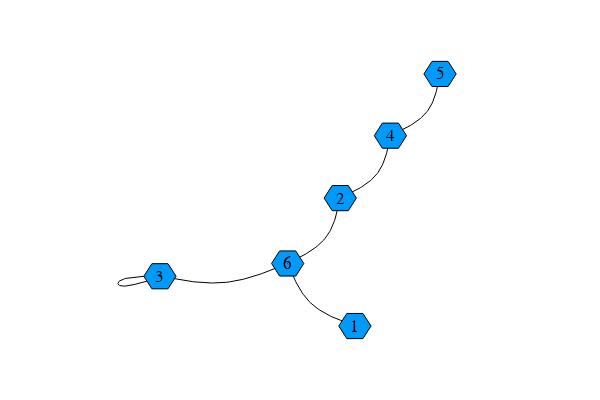

The notebook cell this image was saved under:
### Code cell
graph = LightGraphs.SimpleGraph(K)
for i in 1:length(genome)-k
    a_to_b_connection = genome[i:i+k]
    a = BioSequences.canonical(BioSequences.DNAMer(a_to_b_connection[1:end-1]))
    b = BioSequences.canonical(BioSequences.DNAMer(a_to_b_connection[2:end]))
    a_index = kmers[a].index
    b_index = kmers[b].index
    edge = LightGraphs.Edge(a_index, b_index)
    LightGraphs.add_edge!(graph, edge)
end
# Note hover doesn't really work well for these because it cycles the hover info over the edges as well
GraphRecipes.graphplot(
    graph,
    names = 1:K,
    markersize = 0.15,
    fontsize=12)

### Figure 1 — Plotly figure (JSON) as saved in the notebook; plotly's stock layout.template omitted (floating-point values rounded to 4 significant figures)
{"data": [{"colorbar": {"title": ""}, "legendgroup": "y1", "line": {"color": "rgba(0, 0, 0, 1.000)", "dash": "solid", "shape": "linear", "width": 1}, "mode": "lines", "name": "y1", "showlegend": false, "type": "scatter", "x": [0.09291, 0.08581, 0.07873, 0.07165, 0.0646, 0.05758, 0.05059, 0.04365, 0.03676, 0.02992, 0.02316, 0.01646, 0.009852, 0.003328, -0.003101, -0.009428, -0.01564, -0.02174, -0.02772, -0.03356, -0.03926, -0.04482, -0.05022, -0.05546, -0.06054, -0.06543, -0.07015, -0.07471, -0.0791, -0.08333, -0.08742, -0.09138, -0.0952, -0.09889, -0.1025, -0.1059, -0.1093, -0.1126, -0.1157, -0.1188, -0.1219, -0.1248, -0.1277, -0.1306, -0.1334, -0.1362, -0.1389, -0.1416, -0.1443, -0.147], "xaxis": "x1", "y": [-0.4514, -0.4485, -0.4455, -0.4426, -0.4396, -0.4366, -0.4335, -0.4304, -0.4273, -0.4241, -0.4209, -0.4175, -0.4141, -0.4106, -0.4071, -0.4034, -0.3996, -0.3957, -0.3917, -0.3875, -0.3832, -0.3788, -0.3742, -0.3695, -0.3646, -0.3595, -0.3543, -0.3489, -0.3433, -0.3376, -0.3318, -0.3258, -0.3197, -0.3135, -0.3071, -0.3007, -0.2942, -0.2875, -0.2808, -0.274, -0.2671, -0.2602, -0.2532, -0.2461, -0.2391, -0.2319, -0.2248, -0.2176, -0.2104, -0.2033], "yaxis": "y1", "zmax": null, "zmin": null}, {"colorbar": {"title": ""}, "legendgroup": "y2", "line": {"color": "rgba(0, 0, 0, 1.000)", "dash": "solid", "shape": "linear", "width": 1}, "mode": "lines", "name": "y2", "showlegend": false, "type": "scatter", "x": [0.0406, 0.04674, 0.05286, 0.05897, 0.06506, 0.07111, 0.07712, 0.08308, 0.08899, 0.09482, 0.1006, 0.1063, 0.1119, 0.1173, 0.1227, 0.128, 0.1331, 0.1382, 0.143, 0.1477, 0.1523, 0.1567, 0.1609, 0.165, 0.1688, 0.1725, 0.1759, 0.1792, 0.1823, 0.1852, 0.188, 0.1905, 0.193, 0.1953, 0.1975, 0.1995, 0.2014, 0.2033, 0.205, 0.2066, 0.2082, 0.2096, 0.211, 0.2124, 0.2137, 0.215, 0.2162, 0.2174, 0.2186, 0.2197], "xaxis": "x1", "y": [0.05614, 0.0594, 0.06267, 0.06595, 0.06925, 0.07257, 0.07592, 0.07931, 0.08273, 0.08621, 0.08974, 0.09333, 0.09699, 0.1007, 0.1045, 0.1084, 0.1124, 0.1165, 0.1206, 0.1249, 0.1293, 0.1338, 0.1385, 0.1433, 0.1482, 0.1532, 0.1584, 0.1637, 0.1692, 0.1748, 0.1805, 0.1863, 0.1923, 0.1983, 0.2044, 0.2107, 0.217, 0.2233, 0.2298, 0.2363, 0.2429, 0.2495, 0.2562, 0.2629, 0.2697, 0.2765, 0.2833, 0.2901, 0.297, 0.3038], "yaxis": "y1", "zmax": null, "zmin": null}, {"colorbar": {"title": ""}, "legendgroup": "y3", "line": {"color": "rgba(0, 0, 0, 1.000)", "dash": "solid", "shape": "linear", "width": 1}, "mode": "lines", "name": "y3", "showlegend": false, "type": "scatter", "x": [0.0406, 0.03925, 0.03789, 0.03652, 0.03512, 0.03368, 0.03221, 0.03069, 0.0291, 0.02746, 0.02573, 0.02393, 0.02203, 0.02004, 0.01794, 0.01572, 0.01338, 0.0109, 0.008287, 0.005524, 0.002603, -0.0004825, -0.003742, -0.007183, -0.01081, -0.01464, -0.01867, -0.02289, -0.02729, -0.03186, -0.0366, -0.04149, -0.04654, -0.05172, -0.05704, -0.06248, -0.06803, -0.0737, -0.07946, -0.08531, -0.09125, -0.09726, -0.1033, -0.1095, -0.1157, -0.1219, -0.1281, -0.1344, -0.1407, -0.147], "xaxis": "x1", "y": [0.05614, 0.04906, 0.04197, 0.03491, 0.02785, 0.02083, 0.01383, 0.006869, -5.084e-05, -0.006923, -0.01374, -0.0205, -0.02719, -0.03381, -0.04035, -0.04681, -0.05318, -0.05946, -0.06563, -0.07169, -0.07764, -0.08348, -0.08918, -0.09476, -0.1002, -0.1055, -0.1106, -0.1157, -0.1205, -0.1253, -0.1299, -0.1344, -0.1389, -0.1432, -0.1474, -0.1515, -0.1556, -0.1595, -0.1634, -0.1673, -0.171, -0.1747, -0.1784, -0.182, -0.1856, -0.1892, -0.1927, -0.1962, -0.1997, -0.2033], "yaxis": "y1", "zmax": null, "zmin": null}, {"colorbar": {"title": ""}, "legendgroup": "y4", "line": {"color": "rgba(0, 0, 0, 1.000)", "dash": "solid", "shape": "linear", "width": 1}, "mode": "lines", "name": "y4", "showlegend": false, "type": "scatter", "x": [-0.6606, -0.667, -0.6735, -0.6798, -0.6861, -0.6922, -0.6982, -0.704, -0.7095, -0.7149, -0.7199, -0.7246, -0.729, -0.733, -0.7367, -0.7399, -0.7428, -0.7453, -0.7475, -0.7493, -0.7508, -0.7519, -0.7526, -0.7531, -0.7531, -0.7529, -0.7523, -0.7514, -0.7502, -0.7486, -0.7466, -0.7444, -0.7417, -0.7387, -0.7354, -0.7316, -0.7276, -0.7231, -0.7183, -0.7131, -0.7076, -0.7018, -0.6958, -0.6896, -0.6832, -0.6767, -0.67, -0.6632, -0.6564, -0.6495], "xaxis": "x1", "y": [-0.2541, -0.2547, -0.2552, -0.2558, -0.2565, -0.2571, -0.2579, -0.2586, -0.2595, -0.2604, -0.2614, -0.2625, -0.2636, -0.2649, -0.2663, -0.2678, -0.2694, -0.271, -0.2727, -0.2744, -0.2761, -0.2778, -0.2795, -0.2811, -0.2828, -0.2843, -0.2858, -0.2872, -0.2885, -0.2896, -0.2907, -0.2915, -0.2922, -0.2927, -0.293, -0.2931, -0.2929, -0.2925, -0.2918, -0.2909, -0.2898, -0.2884, -0.2869, -0.2853, -0.2835, -0.2816, -0.2796, -0.2775, -0.2754, -0.2733], "yaxis": "y1", "zmax": null, "zmin": null}, {"colorbar": {"title": ""}, "legendgroup": "y5", "line": {"color": "rgba(0, 0, 0, 1.000)", "dash": "solid", "shape": "linear", "width": 1}, "mode": "lines", "name": "y5", "showlegend": false, "type": "scatter", "x": [-0.6031, -0.5935, -0.5838, -0.5742, -0.5645, -0.5549, -0.5453, -0.5357, -0.526, -0.5164, -0.5068, -0.4973, -0.4877, -0.4781, -0.4686, -0.4591, -0.4496, -0.4401, -0.4306, -0.4211, -0.4117, -0.4023, -0.3929, -0.3835, -0.3742, -0.3649, -0.3556, -0.3464, -0.3371, -0.3279, -0.3187, -0.3096, -0.3004, -0.2913, -0.2822, -0.2731, -0.2641, -0.255, -0.246, -0.2369, -0.2279, -0.2189, -0.2099, -0.2009, -0.1919, -0.1829, -0.1739, -0.165, -0.156, -0.147], "xaxis": "x1", "y": [-0.2539, -0.2559, -0.2579, -0.2599, -0.2618, -0.2637, -0.2656, -0.2674, -0.2691, -0.2707, -0.2723, -0.2737, -0.2751, -0.2763, -0.2774, -0.2783, -0.2791, -0.2797, -0.2802, -0.2805, -0.2806, -0.2804, -0.2801, -0.2795, -0.2787, -0.2777, -0.2764, -0.2749, -0.2732, -0.2713, -0.2691, -0.2668, -0.2642, -0.2615, -0.2587, -0.2557, -0.2525, -0.2492, -0.2458, -0.2423, -0.2387, -0.235, -0.2312, -0.2273, -0.2234, -0.2194, -0.2154, -0.2114, -0.2073, -0.2033], "yaxis": "y1", "zmax": null, "zmin": null}, {"colorbar": {"title": ""}, "legendgroup": "y6", "line": {"color": "rgba(0, 0, 0, 1.000)", "dash": "solid", "shape": "linear", "width": 1}, "mode": "lines", "name": "y6", "showlegend": false, "type": "scatter", "x": [0.2197, 0.2258, 0.2319, 0.238, 0.244, 0.25, 0.256, 0.2619, 0.2678, 0.2736, 0.2793, 0.285, 0.2905, 0.296, 0.3013, 0.3065, 0.3116, 0.3166, 0.3214, 0.3261, 0.3306, 0.335, 0.3392, 0.3432, 0.347, 0.3506, 0.354, 0.3572, 0.3603, 0.3632, 0.3659, 0.3684, 0.3708, 0.3731, 0.3752, 0.3772, 0.3791, 0.3809, 0.3826, 0.3842, 0.3857, 0.3871, 0.3885, 0.3898, 0.391, 0.3923, 0.3934, 0.3946, 0.3958, 0.3969], "xaxis": "x1", "y": [0.3038, 0.307, 0.3102, 0.3134, 0.3167, 0.3199, 0.3232, 0.3266, 0.3299, 0.3333, 0.3368, 0.3403, 0.3439, 0.3476, 0.3514, 0.3552, 0.3591, 0.3631, 0.3672, 0.3715, 0.3758, 0.3803, 0.3848, 0.3896, 0.3944, 0.3994, 0.4045, 0.4098, 0.4152, 0.4208, 0.4264, 0.4322, 0.4381, 0.444, 0.4501, 0.4563, 0.4625, 0.4688, 0.4752, 0.4817, 0.4882, 0.4948, 0.5014, 0.5081, 0.5148, 0.5215, 0.5282, 0.535, 0.5418, 0.5486], "yaxis": "y1", "zmax": null, "zmin": null}, {"fill": "tozeroy", "fillcolor": "rgba(0, 154, 250, 1.000)", "hoverinfo": "none", "legendgroup": "y7", "line": {"color": "rgba(0, 0, 0, 1.000)", "dash": "solid", "width": 1}, "mode": "lines", "name": "y7", "showlegend": true, "type": "scatter", "x": [0.1505, 0.1217, 0.06411, 0.03531, 0.06411, 0.1217, 0.1505, 0.1505], "xaxis": "x1", "y": [-0.4514, -0.4015, -0.4015, -0.4514, -0.5013, -0.5013, -0.4514, -0.4514], "yaxis": "y1"}, {"fill": "tozeroy", "fillcolor": "rgba(0, 154, 250, 1.000)", "hoverinfo": "none", "legendgroup": "y7", "line": {"color": "rgba(0, 0, 0, 1.000)", "dash": "solid", "width": 1}, "mode": "lines", "name": "y7", "showlegend": false, "type": "scatter", "x": [0.0982, 0.0694, 0.0118, -0.017, 0.0118, 0.0694, 0.0982, 0.0982], "xaxis": "x1", "y": [0.05614, 0.106, 0.106, 0.05614, 0.006259, 0.006259, 0.05614, 0.05614], "yaxis": "y1"}, {"fill": "tozeroy", "fillcolor": "rgba(0, 154, 250, 1.000)", "hoverinfo": "none", "legendgroup": "y7", "line": {"color": "rgba(0, 0, 0, 1.000)", "dash": "solid", "width": 1}, "mode": "lines", "name": "y7", "showlegend": false, "type": "scatter", "x": [-0.5455, -0.5743, -0.6319, -0.6607, -0.6319, -0.5743, -0.5455, -0.5455], "xaxis": "x1", "y": [-0.2539, -0.204, -0.204, -0.2539, -0.3038, -0.3038, -0.2539, -0.2539], "yaxis": "y1"}, {"fill": "tozeroy", "fillcolor": "rgba(0, 154, 250, 1.000)", "hoverinfo": "none", "legendgroup": "y7", "line": {"color": "rgba(0, 0, 0, 1.000)", "dash": "solid", "width": 1}, "mode": "lines", "name": "y7", "showlegend": false, "type": "scatter", "x": [0.2773, 0.2485, 0.1909, 0.1621, 0.1909, 0.2485, 0.2773, 0.2773], "xaxis": "x1", "y": [0.3038, 0.3537, 0.3537, 0.3038, 0.2539, 0.2539, 0.3038, 0.3038], "yaxis": "y1"}, {"fill": "tozeroy", "fillcolor": "rgba(0, 154, 250, 1.000)", "hoverinfo": "none", "legendgroup": "y7", "line": {"color": "rgba(0, 0, 0, 1.000)", "dash": "solid", "width": 1}, "mode": "lines", "name": "y7", "showlegend": false, "type": "scatter", "x": [0.4545, 0.4257, 0.3681, 0.3393, 0.3681, 0.4257, 0.4545, 0.4545], "xaxis": "x1", "y": [0.5486, 0.5985, 0.5985, 0.5486, 0.4987, 0.4987, 0.5486, 0.5486], "yaxis": "y1"}, {"fill": "tozeroy", "fillcolor": "rgba(0, 154, 250, 1.000)", "hoverinfo": "none", "legendgroup": "y7", "line": {"color": "rgba(0, 0, 0, 1.000)", "dash": "solid", "width": 1}, "mode": "lines", "name": "y7", "showlegend": false, "type": "scatter", "x": [-0.08943, -0.1182, -0.1758, -0.2046, -0.1758, -0.1182, -0.08943, -0.08943], "xaxis": "x1", "y": [-0.2033, -0.1534, -0.1534, -0.2033, -0.2531, -0.2531, -0.2033, -0.2033], "yaxis": "y1"}, {"colorbar": {"title": ""}, "legendgroup": "y8", "marker": {"color": "rgba(0, 154, 250, 1.000)", "line": {"color": "rgba(0, 0, 0, 1.000)", "width": 1}, "size": 0.3, "symbol": "hexagon"}, "mode": "markers", "name": "y8", "showlegend": true, "type": "scatter", "x": [0.09291, 0.0406, -0.6031, 0.2197, 0.3969, -0.147], "xaxis": "x1", "y": [-0.4514, 0.05614, -0.2539, 0.3038, 0.5486, -0.2033], "yaxis": "y1", "zmax": null, "zmin": null}], "layout": {"annotations": [{"font": {"color": "rgba(0, 0, 0, 1.000)", "family": "sans-serif", "size": 17}, "rotation": 0, "showarrow": false, "text": "1", "x": 0.09291, "xanchor": "center", "xref": "x", "y": -0.4514, "yanchor": "middle", "yref": "y"}, {"font": {"color": "rgba(0, 0, 0, 1.000)", "family": "sans-serif", "size": 17}, "rotation": 0, "showarrow": false, "text": "2", "x": 0.0406, "xanchor": "center", "xref": "x", "y": 0.05614, "yanchor": "middle", "yref": "y"}, {"font": {"color": "rgba(0, 0, 0, 1.000)", "family": "sans-serif", "size": 17}, "rotation": 0, "showarrow": false, "text": "3", "x": -0.6031, "xanchor": "center", "xref": "x", "y": -0.2539, "yanchor": "middle", "yref": "y"}, {"font": {"color": "rgba(0, 0, 0, 1.000)", "family": "sans-serif", "size": 17}, "rotation": 0, "showarrow": false, "text": "4", "x": 0.2197, "xanchor": "center", "xref": "x", "y": 0.3038, "yanchor": "middle", "yref": "y"}, {"font": {"color": "rgba(0, 0, 0, 1.000)", "family": "sans-serif", "size": 17}, "rotation": 0, "showarrow": false, "text": "5", "x": 0.3969, "xanchor": "center", "xref": "x", "y": 0.5486, "yanchor": "middle", "yref": "y"}, {"font": {"color": "rgba(0, 0, 0, 1.000)", "family": "sans-serif", "size": 17}, "rotation": 0, "showarrow": false, "text": "6", "x": -0.147, "xanchor": "center", "xref": "x", "y": -0.2033, "yanchor": "middle", "yref": "y"}], "height": 400, "margin": {"b": 20, "l": 0, "r": 0, "t": 20}, "paper_bgcolor": "rgba(255, 255, 255, 1.000)", "plot_bgcolor": "rgba(255, 255, 255, 1.000)", "showlegend": false, "width": 600, "xaxis": {"anchor": "y1", "domain": [0.1732, 0.8268], "gridcolor": "rgba(0, 0, 0, 0.100)", "gridwidth": 0.5, "linecolor": "rgba(0, 0, 0, 1.000)", "mirror": false, "range": [-0.8031, 0.5969], "showgrid": true, "showline": false, "showticklabels": true, "tickangle": 0, "tickcolor": "rgb(0, 0, 0)", "tickfont": {"color": "rgba(0, 0, 0, 1.000)", "family": "sans-serif", "size": 11}, "tickmode": "array", "ticks": "inside", "ticktext": [], "tickvals": [], "title": "", "titlefont": {"color": "rgba(0, 0, 0, 1.000)", "family": "sans-serif", "size": 15}, "type": "-", "visible": false, "zeroline": false, "zerolinecolor": "rgba(0, 0, 0, 1.000)"}, "yaxis": {"anchor": "x1", "domain": [0.009843, 0.9902], "gridcolor": "rgba(0, 0, 0, 0.100)", "gridwidth": 0.5, "linecolor": "rgba(0, 0, 0, 1.000)", "mirror": false, "range": [-0.6514, 0.7486], "showgrid": true, "showline": false, "showticklabels": true, "tickangle": 0, "tickcolor": "rgb(0, 0, 0)", "tickfont": {"color": "rgba(0, 0, 0, 1.000)", "family": "sans-serif", "size": 11}, "tickmode": "array", "ticks": "inside", "ticktext": [], "tickvals": [], "title": "", "titlefont": {"color": "rgba(0, 0, 0, 1.000)", "family": "sans-serif", "size": 15}, "type": "-", "visible": false, "zeroline": false, "zerolinecolor": "rgba(0, 0, 0, 1.000)"}}}
